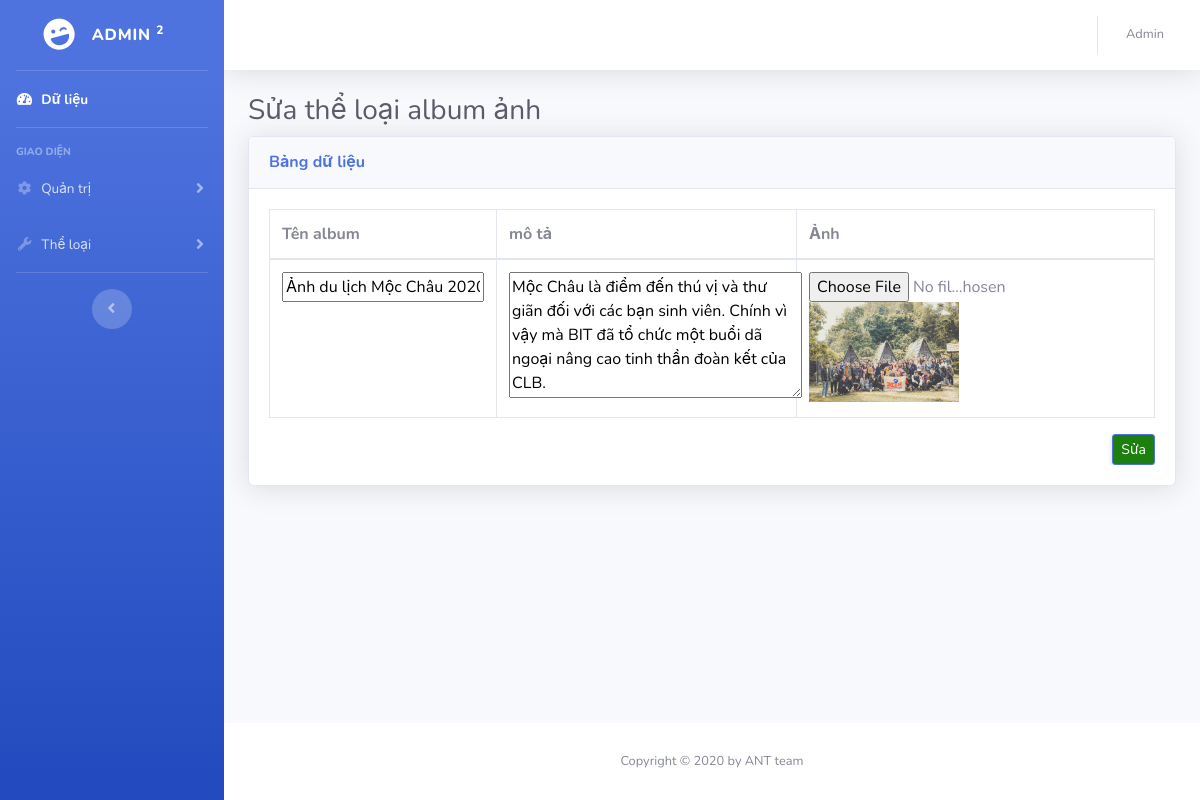
The app's page /admin/sua/sua_loai_album.php?id=1 with its own data.
### tables this page shows
CREATE TABLE `tbl_loai_album` (
  `id_loai_album` int(10) NOT NULL,
  `ten_album` varchar(50) NOT NULL,
  `mo_ta` varchar(1000) DEFAULT NULL,
  `anh` varchar(50) DEFAULT NULL
);

### admin/sua/sua_loai_album.php (the view, shortened to what this page needs)
<!DOCTYPE html>
<html lang="en">
<head>
  <link href="../vendor/fontawesome-free/css/all.min.css" rel="stylesheet" type="text/css">
  <link href="../css/sb-admin-2.min.css" rel="stylesheet">
</head>
<body id="page-top">
  <div id="wrapper">
    <ul class="navbar-nav bg-gradient-primary sidebar sidebar-dark accordion" id="accordionSidebar">
      <a class="sidebar-brand d-flex align-items-center justify-content-center" href="../index.php">
        <div class="sidebar-brand-icon rotate-n-15">
          <i class="fas fa-laugh-wink"></i>
        </div>
        <div class="sidebar-brand-text mx-3"> Admin <sup>2</sup></div>
      </a>
      <hr class="sidebar-divider my-0">
      <li class="nav-item active">
        <a class="nav-link" href="../index.php">
          <i class="fas fa-fw fa-tachometer-alt"></i>
          <span>Dữ liệu</span></a>
      </li>
      <hr class="sidebar-divider">
      <div class="sidebar-heading">
        Giao diện
      </div>
      <li class="nav-item">
        <a class="nav-link collapsed" href="#" data-toggle="collapse" data-target="#collapseTwo" aria-expanded="true" aria-controls="collapseTwo">
          <i class="fas fa-fw fa-cog"></i>
          <span>Quản trị</span>
        </a>
      </li>
      <li class="nav-item">
        <a class="nav-link collapsed" href="#" data-toggle="collapse" data-target="#collapseUtilities" aria-expanded="true" aria-controls="collapseUtilities">
          <i class="fas fa-fw fa-wrench"></i>
          <span>Thể loại</span>
        </a>
      </li>
      <hr class="sidebar-divider d-none d-md-block">
      <div class="text-center d-none d-md-inline">
        <button class="rounded-circle border-0" id="sidebarToggle"></button>
      </div>
    </ul>
    <div id="content-wrapper" class="d-flex flex-column">
      <div id="content">
        <nav class="navbar navbar-expand navbar-light bg-white topbar mb-4 static-top shadow">
          <ul class="navbar-nav ml-auto">
            <li class="nav-item dropdown no-arrow">
              <a class="nav-link dropdown-toggle" href="#" id="userDropdown" role="button" data-toggle="dropdown" aria-haspopup="true" aria-expanded="false">
                <span class="mr-2 d-none d-lg-inline text-gray-600 small">Admin</span>
              </a>
            </li>
          </ul>
        </nav>
        <div class="container-fluid">
          <h1 class="h3 mb-2 text-gray-800">Sửa thể loại album ảnh </h1>
          <div class="card shadow mb-4">
            <div class="card-header py-3">
              <h6 class="m-0 font-weight-bold text-primary">Bảng dữ liệu</h6>
            </div>
            <div class="card-body">
              <div class="table-responsive">
              <?php
				            	$host_name="localhost";
                      $user_name="root";
                                    $password="";
                                    $db_name="bit_db";
                    $id=$_GET['id'];
				            $ket_noi=mysqli_connect($host_name, $user_name, $password, $db_name);
                    $query="SELECT * FROM tbl_loai_album WHERE id_loai_album = '".$id."'";
                    $noi_dung=mysqli_query($ket_noi, $query);
                    $row=mysqli_fetch_array($noi_dung);
 ?>
                <form method="POST" action="./sua_loai_album_repair.php" enctype="multipart/form-data">
                  <table class="table table-bordered" id="dataTable" width="100%" cellspacing="0">
                    <thead>
                      <tr>
                        <th>Tên album</th>
                        <th>mô tả</th>
                        <th>Ảnh</th>
                      </tr>
                    </thead>
                    <tbody>
                      <tr>
                        <td style="max-width: 300px;">
                          <input type="text" name="txttenalbum" value="<?php echo $row['ten_album']?>"></input>
                        </td>
                        <td style="max-width: 300px;">
                          <textarea name="txtmota" cols="30" rows="5"><?php echo$row['mo_ta']?></textarea>
                        </td>
                        <td>
                          <input type="file" style="width:200px;" name="txtanh">
                          <img style="width:150px" src="../../img/loai_album/<?php echo $row['anh']?>" alt="photo">
                        </td>
                      </tr>
                    </tbody>
                  </table>
                    <button type="submit" style="float: right; background-color: #1D800E;" class="d-none d-sm-inline-block btn btn-sm btn-primary shadow-sm">Sửa</button>
                </form>
              </div>
            </div>
          </div>
        </div>
      </div>
      <footer class="sticky-footer bg-white">
        <div class="container my-auto">
          <div class="copyright text-center my-auto">
            <span>Copyright © 2020 by ANT team</span>
          </div>
        </div>
      </footer>
    </div>
  </div>
</body>
</html>

### records on screen
tbl_loai_album: txttenalbum "Ảnh du lịch Mộc Châu 2020", txtmota "Mộc Châu là điểm đến thú vị và thư giãn đối với các bạn sinh viên. Chính vì vậy mà BIT đã tổ chức một buổi dã ngoại nâng cao tinh thần đoàn kết của CLB.", anh (picture)
